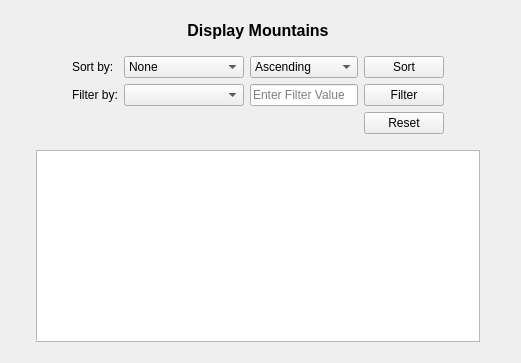
      <widget class="QWidget" name="mountain_display">
       <layout class="QGridLayout" name="gridLayout_9">
        <item row="0" column="1">
         <spacer name="verticalSpacer_13">
          <property name="orientation">
           <enum>Qt::Vertical</enum>
          </property>
          <property name="sizeType">
           <enum>QSizePolicy::Preferred</enum>
          </property>
          <property name="sizeHint" stdset="0">
           <size>
            <width>20</width>
            <height>10</height>
           </size>
          </property>
         </spacer>
        </item>
        <item row="1" column="1" colspan="6">
         <widget class="QLabel" name="label_29">
          <property name="maximumSize">
           <size>
            <width>16777215</width>
            <height>50</height>
           </size>
          </property>
          <property name="font">
           <font>
            <pointsize>12</pointsize>
            <bold>true</bold>
           </font>
          </property>
          <property name="text">
           <string>Display Mountains</string>
          </property>
          <property name="alignment">
           <set>Qt::AlignCenter</set>
          </property>
         </widget>
        </item>
        <item row="2" column="2">
         <spacer name="verticalSpacer_12">
          <property name="orientation">
           <enum>Qt::Vertical</enum>
          </property>
          <property name="sizeType">
           <enum>QSizePolicy::Preferred</enum>
          </property>
          <property name="sizeHint" stdset="0">
           <size>
            <width>20</width>
            <height>10</height>
           </size>
          </property>
         </spacer>
        </item>
        <item row="3" column="1">
         <spacer name="horizontalSpacer_26">
          <property name="orientation">
           <enum>Qt::Horizontal</enum>
          </property>
          <property name="sizeType">
           <enum>QSizePolicy::Fixed</enum>
          </property>
          <property name="sizeHint" stdset="0">
           <size>
            <width>30</width>
            <height>20</height>
           </size>
          </property>
         </spacer>
        </item>
        <item row="3" column="2">
         <widget class="QLabel" name="label_46">
          <property name="maximumSize">
           <size>
            <width>50</width>
            <height>16777215</height>
           </size>
          </property>
          <property name="text">
           <string>Sort by:</string>
          </property>
         </widget>
        </item>
        <item row="3" column="3">
         <widget class="QComboBox" name="comboBox_9">
          <property name="maximumSize">
           <size>
            <width>120</width>
            <height>16777215</height>
           </size>
          </property>
          <item>
           <property name="text">
            <string>None</string>
           </property>
          </item>
          <item>
           <property name="text">
            <string>State</string>
           </property>
          </item>
          <item>
           <property name="text">
            <string>Rating</string>
           </property>
          </item>
          <item>
           <property name="text">
            <string>Elevation</string>
           </property>
          </item>
          <item>
           <property name="text">
            <string>Feet Ascended</string>
           </property>
          </item>
          <item>
           <property name="text">
            <string>Completion Time</string>
           </property>
          </item>
          <item>
           <property name="text">
            <string>Date</string>
           </property>
          </item>
         </widget>
        </item>
        <item row="3" column="4">
         <widget class="QComboBox" name="comboBox_10">
          <property name="maximumSize">
           <size>
            <width>175</width>
            <height>16777215</height>
           </size>
          </property>
          <item>
           <property name="text">
            <string>Ascending</string>
           </property>
          </item>
          <item>
           <property name="text">
            <string>Descending</string>
           </property>
          </item>
         </widget>
        </item>
        <item row="3" column="5">
         <widget class="QPushButton" name="pushButton_25">
          <property name="text">
           <string>Sort</string>
          </property>
         </widget>
        </item>
        <item row="3" column="6">
         <spacer name="horizontalSpacer_27">
          <property name="orientation">
           <enum>Qt::Horizontal</enum>
          </property>
          <property name="sizeType">
           <enum>QSizePolicy::Fixed</enum>
          </property>
          <property name="sizeHint" stdset="0">
           <size>
            <width>30</width>
            <height>20</height>
           </size>
          </property>
         </spacer>
        </item>
        <item row="4" column="2">
         <widget class="QLabel" name="label_45">
          <property name="text">
           <string>Filter by:</string>
          </property>
         </widget>
        </item>
        <item row="4" column="3">
         <widget class="QComboBox" name="comboBox_8">
          <property name="maximumSize">
           <size>
            <width>120</width>
            <height>16777215</height>
           </size>
          </property>
         </widget>
        </item>
        <item row="4" column="4">
         <widget class="QLineEdit" name="lineEdit_9">
          <property name="maximumSize">
           <size>
            <width>175</width>
            <height>16777215</height>
           </size>
          </property>
          <property name="placeholderText">
           <string>Enter Filter Value</string>
          </property>
         </widget>
        </item>
        <item row="4" column="5">
         <widget class="QPushButton" name="pushButton_24">
          <property name="text">
           <string>Filter</string>
          </property>
         </widget>
        </item>
        <item row="5" column="5">
         <widget class="QPushButton" name="pushButton_23">
          <property name="text">
           <string>Reset</string>
          </property>
         </widget>
        </item>
        <item row="6" column="2">
         <spacer name="verticalSpacer_15">
          <property name="orientation">
           <enum>Qt::Vertical</enum>
          </property>
          <property name="sizeType">
           <enum>QSizePolicy::Preferred</enum>
          </property>
          <property name="sizeHint" stdset="0">
           <size>
            <width>20</width>
            <height>10</height>
           </size>
          </property>
         </spacer>
        </item>
        <item row="7" column="0">
         <spacer name="horizontalSpacer_29">
          <property name="orientation">
           <enum>Qt::Horizontal</enum>
          </property>
          <property name="sizeType">
           <enum>QSizePolicy::Preferred</enum>
          </property>
          <property name="sizeHint" stdset="0">
           <size>
            <width>25</width>
            <height>20</height>
           </size>
          </property>
         </spacer>
        </item>
        <item row="7" column="1" colspan="6">
         <widget class="QTableWidget" name="tableWidget_4">
          <property name="frameShape">
           <enum>QFrame::StyledPanel</enum>
          </property>
          <property name="frameShadow">
           <enum>QFrame::Sunken</enum>
          </property>
         </widget>
        </item>
        <item row="7" column="7">
         <spacer name="horizontalSpacer_28">
          <property name="orientation">
           <enum>Qt::Horizontal</enum>
          </property>
          <property name="sizeType">
           <enum>QSizePolicy::Preferred</enum>
          </property>
          <property name="sizeHint" stdset="0">
           <size>
            <width>30</width>
            <height>20</height>
           </size>
          </property>
         </spacer>
        </item>
        <item row="8" column="1">
         <spacer name="verticalSpacer_14">
          <property name="orientation">
           <enum>Qt::Vertical</enum>
          </property>
          <property name="sizeType">
           <enum>QSizePolicy::Preferred</enum>
          </property>
          <property name="sizeHint" stdset="0">
           <size>
            <width>20</width>
            <height>10</height>
           </size>
          </property>
         </spacer>
        </item>
       </layout>
      </widget>
